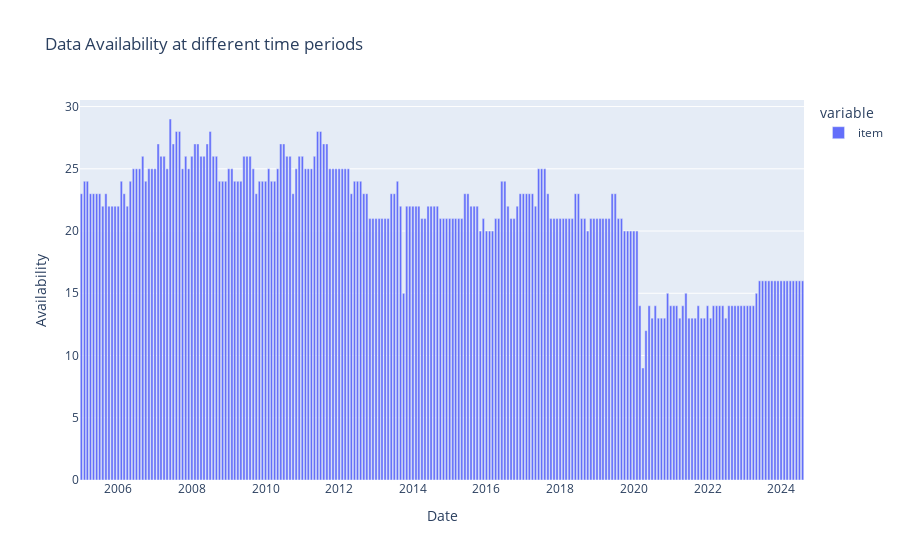

Here is the notebook cell this chart was saved with:
### Code cell
entry_availability = df_item.groupby('date')['item'].count()

fig = px.bar(entry_availability, title='Data Availability at different time periods ', labels={'date': 'Date', 'value': 'Availability'})
fig.write_image('/Users/eddie/cs163/src/Item Price Availability.png')
fig.show()

### Figure 1 — Plotly figure (JSON) as saved in the notebook; plotly's stock layout.template omitted (floating-point values rounded to 4 significant figures; data arrays with more than 128 entries replaced by an {"elided": "..."} marker saying what was removed)
{"data": [{"alignmentgroup": "True", "hovertemplate": "variable=item<br>Date=%{x}<br>Availability=%{y}<extra></extra>", "legendgroup": "item", "marker": {"color": "#636efa", "pattern": {"shape": ""}}, "name": "item", "offsetgroup": "item", "orientation": "v", "showlegend": true, "textposition": "auto", "x": {"elided": "236 str values"}, "xaxis": "x", "y": {"elided": "236 int values"}, "yaxis": "y", "type": "bar"}], "layout": {"xaxis": {"anchor": "y", "domain": [0.0, 1.0], "title": {"text": "Date"}}, "yaxis": {"anchor": "x", "domain": [0.0, 1.0], "title": {"text": "Availability"}}, "legend": {"title": {"text": "variable"}, "tracegroupgap": 0}, "title": {"text": "Data Availability at different time periods "}, "barmode": "relative"}}
